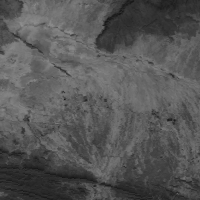
#> input picture Inteligencia Artificial 1/Tarea 9 Minimos Cuadrados/20120107.1729.t1.modis_cal_250_b1.tif, 200 x 200 px; the run also reads 1 picture not shown here
$ python MinimosCuadrados.py
#> lines starting #> are read from the running program, lines starting #| are printed output that depends on the picture
from PIL import Image
import numpy
from scipy.optimize import least_squares


def resize(I):
    n = len(I)
    n = int(n/2)
    I2 = numpy.zeros((n,n),float)
    for i in range(n):
        for j in range(n):
            I2[i,j]=(I[i*2,j*2]+I[i*2+1,j*2]+I[i*2,j*2+1]+I[i*2+1,j*2+1])/4
    return I2

def modelo(alpha,b1,b2,ndvi):
    baux = alpha[0] + (alpha[1]*b1 + alpha[2]*b2 + alpha[3]*(b1**2) + alpha[4]*(b2**2) + alpha[5]*b1*b2) * (1 + alpha[6]*ndvi + alpha[7]*ndvi**2)
    return baux

def error(alpha,b1,b2,ndvi,bi):
    bic = modelo(alpha,b1,b2,ndvi)
    return sum((bi-bic)**2)

B1 = numpy.array(Image.open('20120107.1729.t1.modis_cal_250_b1.tif'))
#> B1 is the input picture: shape (200, 200) float32; min 20.52, max 143.9, mean 86.7
B2 = numpy.array(Image.open('20120107.1729.t1.modis_cal_250_b2.tif'))
b3 = numpy.array(Image.open('20120107.1729.t1.modis_cal_500_b3.tif'))
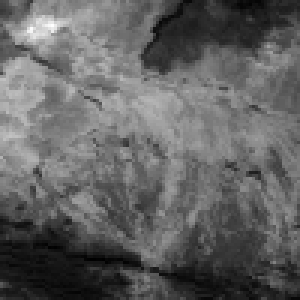
#> input picture Inteligencia Artificial 1/Tarea 9 Minimos Cuadrados/20120107.1729.t1.modis_cal_500_b3.tif, 100 x 100 px (shown 3 times larger)
#> b3 is the input picture: shape (100, 100) float32; min 28.96, max 96.11, mean 54.9
b4 = numpy.array(Image.open('20120107.1729.t1.modis_cal_500_b4.tif'))
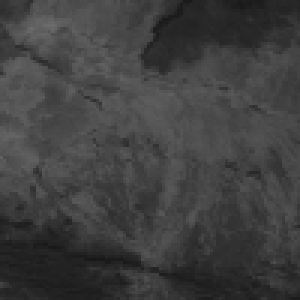
#> input picture Inteligencia Artificial 1/Tarea 9 Minimos Cuadrados/20120107.1729.t1.modis_cal_500_b4.tif, 100 x 100 px (shown 3 times larger)
#> b4 is the input picture: shape (100, 100) float32; min 24.18, max 108.6, mean 64.2
b5 = numpy.array(Image.open('20120107.1729.t1.modis_cal_500_b5.tif'))
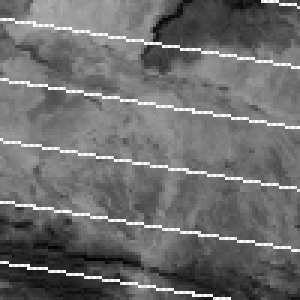
#> input picture Inteligencia Artificial 1/Tarea 9 Minimos Cuadrados/20120107.1729.t1.modis_cal_500_b5.tif, 100 x 100 px (shown 3 times larger)
#> b5 is the input picture: shape (100, 100) float32; min 13.89, max 67.51, mean 37
b6 = numpy.array(Image.open('20120107.1729.t1.modis_cal_500_b6.tif'))
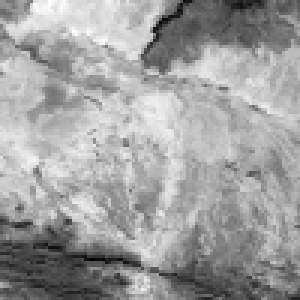
#> input picture Inteligencia Artificial 1/Tarea 9 Minimos Cuadrados/20120107.1729.t1.modis_cal_500_b6.tif, 100 x 100 px (shown 3 times larger)
#> b6 is the input picture: shape (100, 100) float32; min 6.65, max 25.9, mean 18.7
#> (the run stopped early here; a loop or call above may not have finished)
